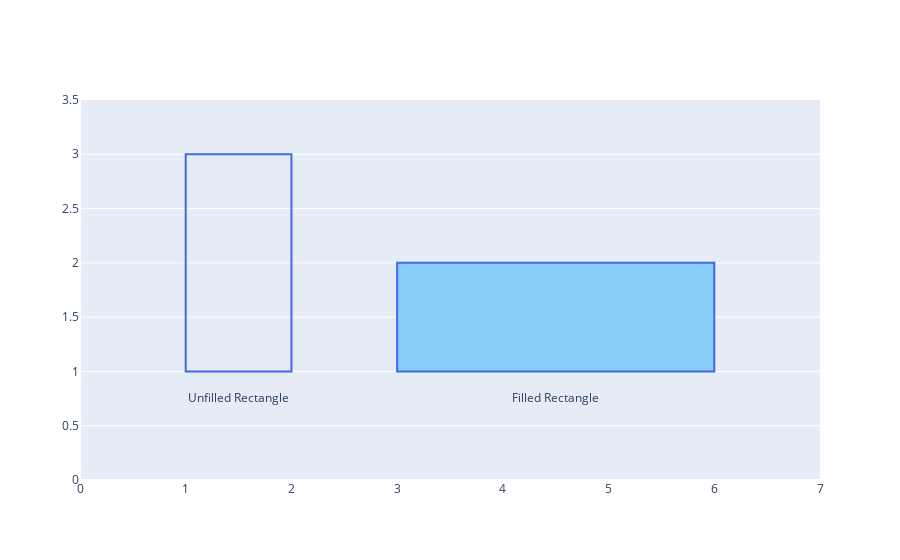

Notebook code for this chart:
### Markdown cell above
## Box

This class is designed to carry all the data for a ```Rectangle``` object to be drawn on ```Plotly``` figures. Details on that are in [documentation](https://plotly.com/python/shapes/). In order to instantiate a rectangle of the style we want, we need to run the following code:
```python
fig.add_shape(type="rect",
              x0=...,
              y0=...,
              x1=...,
              y1=...,
              line=dict(color="grey"),
              opacity = 0.6,
             )
```

The dotted out variables are the ones we want to assign uniquely and the rest are class level attributes. In addition to this though, we want each ```Box``` object related to a particular image to have an index that orders it and a text line that it is assigned to. This means that we can enumerate some traits.

#### Class Level Traits
- ```type``` corresponds to the type of figure being added
- ```line``` is a ```dict``` containing the line color
- ```opacity``` defines the opacity of the line of the shape

#### Object Level Traits
- ```x0``` corresponds to the $x$ coordinate of one corner
- ```y0``` corresponds to the $y$ coordinate of the same corner as $x_0$
- ```x1``` corresponds to the $x$ coordinate of the corner opposite $(x_0,y_0)$
- ```y1``` corresponds to the $y$ coordinate of the same corner as $x_1$
- ```line``` defines which line
- ```index``` defines the relative ordering of the

### Code cell
import plotly.graph_objects as go

fig = go.Figure()

fig.add_trace(go.Scatter(
    x=[1.5, 4.5],
    y=[0.75, 0.75],
    text=["Unfilled Rectangle", "Filled Rectangle"],
    mode="text",
))

# Set axes properties
fig.update_xaxes(range=[0, 7], showgrid=False)
fig.update_yaxes(range=[0, 3.5])

# Add shapes
fig.add_shape(type="rect",
    x0=2, y0=3, x1=1, y1=1,
    line=dict(color="RoyalBlue"),
)
fig.add_shape(type="rect",
    x0=3, y0=1, x1=6, y1=2,
    line=dict(
        color="RoyalBlue",
        width=2,
    ),
    fillcolor="LightSkyBlue",
)
fig.update_shapes(dict(xref='x', yref='y'))
fig.show()

### Figure 1 — Plotly figure (JSON) as saved in the notebook; plotly's stock layout.template omitted (floating-point values rounded to 4 significant figures)
{"data": [{"mode": "text", "text": ["Unfilled Rectangle", "Filled Rectangle"], "type": "scatter", "x": [1.5, 4.5], "y": [0.75, 0.75]}], "layout": {"autosize": true, "shapes": [{"line": {"color": "RoyalBlue"}, "type": "rect", "x0": 2, "x1": 1, "xref": "x", "y0": 3, "y1": 1, "yref": "y"}, {"fillcolor": "LightSkyBlue", "line": {"color": "RoyalBlue", "width": 2}, "type": "rect", "x0": 3, "x1": 6, "xref": "x", "y0": 1, "y1": 2, "yref": "y"}], "xaxis": {"range": [0, 7], "showgrid": false, "type": "linear"}, "yaxis": {"range": [0, 3.5], "type": "linear"}}}
